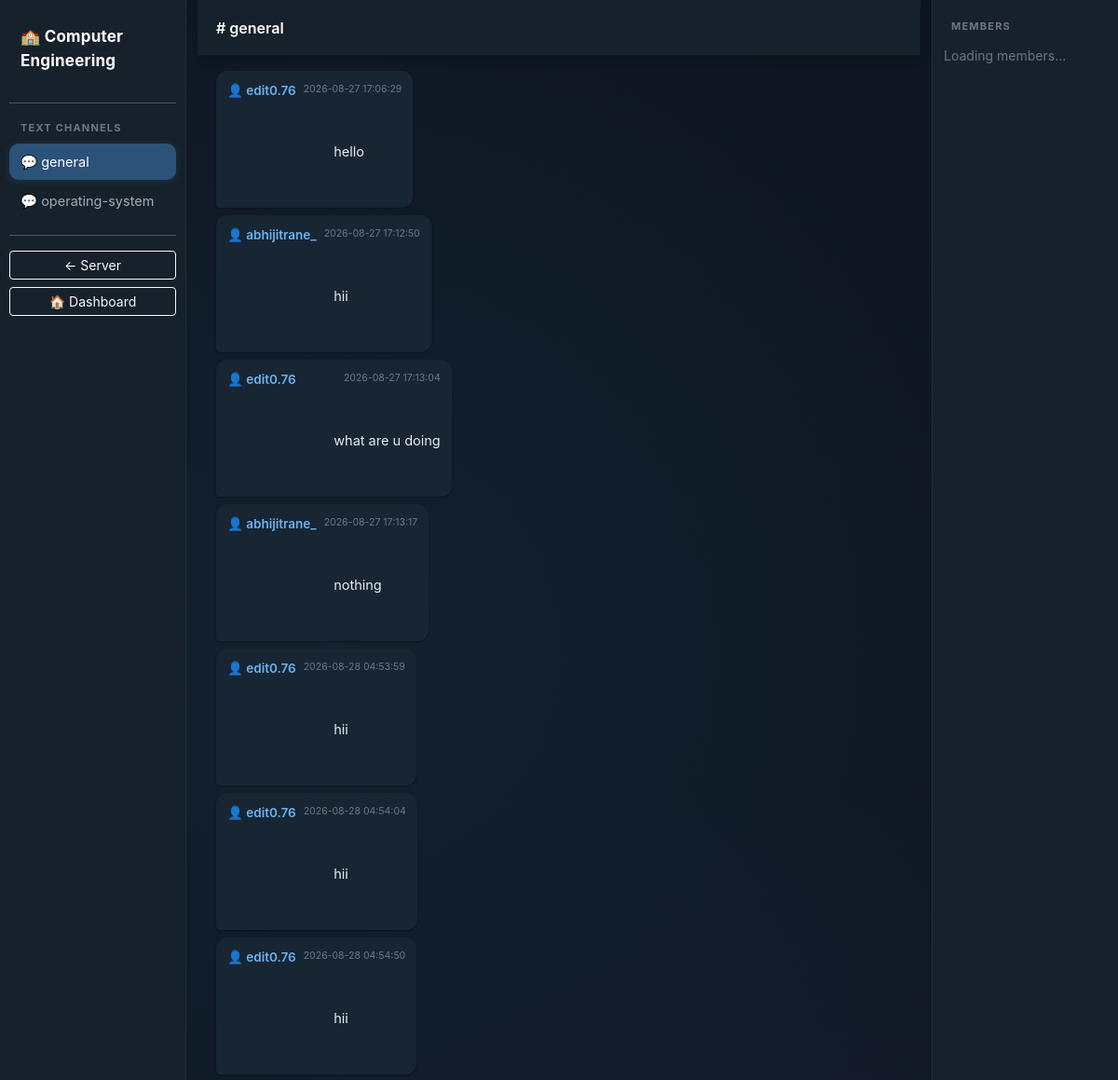
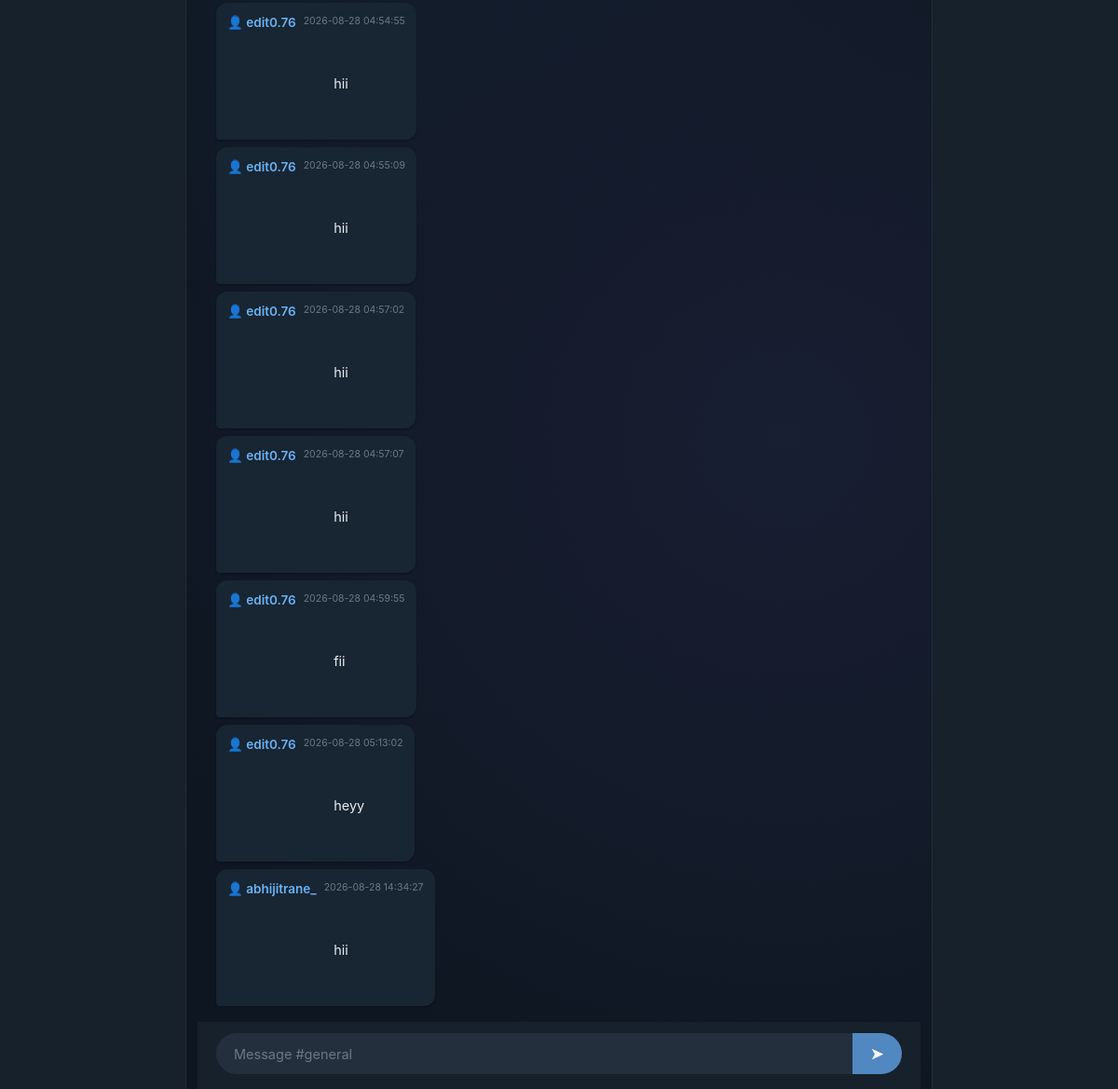
Screenshot of /server/1/channel/1 (signed in) with the database file from the repository (2 pictures, top to bottom).
### app.py (models this page shows)
class Server(db.Model):
    __tablename__ = "server"
    id = db.Column(
        db.Integer,
        primary_key=True
    )
    name = db.Column(
        db.String(100),
        nullable=False
    )
    description = db.Column(
        db.String(255)
    )
    owner_id = db.Column(
        db.Integer,
        db.ForeignKey("student.id"),
        nullable=False
    )
    invite_code = db.Column(
        db.String(20),
        unique=True,
        nullable=False
    )
    channels = db.relationship(
        "Channel",
        backref="server",
        lazy=True,
        cascade="all, delete-orphan"
    )
    members = db.relationship(
        "Student",
        secondary=server_members,
        back_populates="joined_servers"
    )

class Channel(db.Model):
    __tablename__ = "channel"
    id = db.Column(
        db.Integer,
        primary_key=True
    )
    name = db.Column(
        db.String(100),
        nullable=False
    )
    server_id = db.Column(
        db.Integer,
        db.ForeignKey("server.id"),
        nullable=False
    )
    messages = db.relationship(
        "Message",
        backref="channel",
        lazy=True,
        cascade="all, delete-orphan"
    )

class Message(db.Model):
    __tablename__ = "message"
    id = db.Column(
        db.Integer,
        primary_key=True
    )
    content = db.Column(
        db.Text,
        nullable=False
    )
    created_at = db.Column(
        db.DateTime,
        server_default=db.func.now()
    )
    channel_id = db.Column(
        db.Integer,
        db.ForeignKey("channel.id"),
        nullable=False
    )
    sender_id = db.Column(
        db.Integer,
        db.ForeignKey("student.id"),
        nullable=False
    )

class Student(UserMixin, db.Model):
    __tablename__ = "student"
    id = db.Column(
        db.Integer,
        primary_key=True
    )
    username = db.Column(
        db.String(50),
        unique=True,
        nullable=False
    )
    email = db.Column(
        db.String(120),
        unique=True,
        nullable=False
    )
    password = db.Column(
        db.String(255),
        nullable=False
    )
    servers = db.relationship(
        "Server",
        backref="owner",
        lazy=True
    )
    messages = db.relationship(
        "Message",
        backref="sender",
        lazy=True
    )
    joined_servers = db.relationship(
        "Server",
        secondary=server_members,
        back_populates="members"
    )

### app.py (the view)
@app.route(
    "/server/<int:server_id>/channel/<int:channel_id>"
)
@login_required
def channel_page(
    server_id,
    channel_id
):
    server = db.session.get(
        Server,
        server_id
    )
    if not server:
        return "Server not found!", 404
    if current_user not in server.members:
        return redirect(
            url_for("home")
        )
    channel = db.session.get(
        Channel,
        channel_id
    )
    if not channel:
        return "Channel not found!", 404
    if channel.server_id != server.id:
        return "Channel does not belong to this server!", 403
    messages = Message.query.filter_by(
        channel_id=channel.id
    ).order_by(
        Message.created_at.asc()
    ).all()
    return render_template(
        "channel.html",
        server=server,
        channel=channel,
        messages=messages
    )

### app.py (called while the page is built)
@login_manager.user_loader
def load_user(user_id):
    try:
        return db.session.get(
            Student,
            int(user_id)
        )
    except (ValueError, TypeError):
        return None

### templates/channel.html (shortened to what this page needs)
<!DOCTYPE html>
<html lang="en">
<head>
    <link
        href="https://cdn.jsdelivr.net/npm/bootstrap@5.3.3/dist/css/bootstrap.min.css"
        rel="stylesheet">
</head>
<body
    data-channel-id="{{ channel.id }}"
    data-server-id="{{ server.id }}">
<div class="container-fluid app">
    <div class="row h-100">
        <div class="col-md-3 col-lg-2 sidebar">
            <div class="server-name">
                🏫 {{ server.name }}
            </div>
            <hr>
            <div class="category">
                TEXT CHANNELS
            </div>
            {% for ch in server.channels %}
                <a
                    href="{{ url_for(
                        'channel_page',
                        server_id=server.id,
                        channel_id=ch.id
                    ) }}"
                    class="channel-link
                    {% if ch.id == channel.id %}
                        active
                    {% endif %}">
                    💬 {{ ch.name }}
                </a>
            {% else %}
                <div class="text-secondary small px-2">
                    No channels available.
                </div>
            {% endfor %}
            <hr>
            <a
                href="{{ url_for(
                    'server_page',
                    server_id=server.id
                ) }}"
                class="btn btn-outline-light btn-sm w-100">
                ← Server
            </a>
            <a
                href="{{ url_for('home') }}"
                class="btn btn-outline-light btn-sm w-100 mt-2">
                🏠 Dashboard
            </a>
        </div>
        <div class="col-md-7 col-lg-8 chat-area">
            <div class="chat-header">
                <span class="channel-name">
                    # {{ channel.name }}
                </span>
            </div>
            <div
                class="messages"
                id="messages">
                {% for message in messages %}
                    <div class="message">
                        <div>
                            <span class="username">
                                👤 {{ message.sender.username }}
                            </span>
                            <span class="message-time">
                                {{ message.created_at }}
                            </span>
                        </div>
                        <div class="message-content">
                            {{ message.content }}
                        </div>
                    </div>
                {% endfor %}
            </div>
            <div class="message-area">
                <form id="messageForm">
                    <div class="input-group">
                        <input
                            type="text"
                            id="messageInput"
                            name="content"
                            class="form-control message-input"
                            placeholder="Message #{{ channel.name }}"
                            maxlength="2000"
                            autocomplete="off"
                            required>
<button
    type="submit"
    class="btn btn-primary send-button"
    title="Send message">
    ➤
</button>
                    </div>
                </form>
            </div>
        </div>
        <div class="col-md-2 col-lg-2 members-panel">
            <div class="members-title">
                MEMBERS
            </div>
            <div id="membersList">
                <div class="text-secondary small">
                    Loading members...
                </div>
            </div>
        </div>
    </div>
</div>
</body>
</html>

### templates/channel.html (style rules this page uses)
* { box-sizing: border-box; }
body { margin: 0; background: #0e1621; color: #f5f5f5; font-family: -apple-system, BlinkMacSystemFont, "Segoe UI", Roboto, Helvetica, Arial, sans-serif; overflow: hidden; -webkit-font-smoothing: antialiased; }
.app { height: 100vh; }
.sidebar { height: 100vh; background: #17212b; padding: 15px 10px; overflow-y: auto; border-right: 1px solid rgba(255, 255, 255, 0.05); }
.server-name { font-size: 17px; font-weight: 700; padding: 12px 12px 16px; letter-spacing: 0.2px; color: #ffffff; }
.category { color: #6c7883; font-size: 11px; font-weight: 700; letter-spacing: 1.2px; text-transform: uppercase; margin: 18px 12px 8px; }
.channel-link { display: block; color: #a2acb4; text-decoration: none; padding: 9px 12px; border-radius: 10px; margin-bottom: 3px; font-size: 14.5px; transition: background 0.18s ease, color 0.18s ease, transform 0.15s ease; }
.channel-link.active { background: #2b5278; color: #ffffff; box-shadow: 0 2px 8px rgba(43, 82, 120, 0.35); }
.chat-area { height: 100vh; display: flex; flex-direction: column; background: #0e1621; background-image: radial-gradient(circle at 20% 30%, rgba(43, 82, 120, 0.18), transparent 45%), radial-gradient(circle at 80% 70%, rgba(118, 106, 200, 0.10), transparent 45%); }
.chat-header { height: 60px; min-height: 60px; background: #17212b; border-bottom: 1px solid rgba(0, 0, 0, 0.3); display: flex; align-items: center; padding: 0 20px; box-shadow: 0 2px 10px rgba(0, 0, 0, 0.25); z-index: 2; animation: slideDown 0.35s ease both; }
.channel-name { font-size: 16px; font-weight: 600; color: #ffffff; }
.messages { flex: 1; overflow-y: auto; padding: 16px 20px; display: flex; flex-direction: column; gap: 8px; }
.message { padding: 8px 12px; margin: 0; border-radius: 12px 12px 12px 4px; background: #182533; max-width: 70%; align-self: flex-start; box-shadow: 0 1px 2px rgba(0, 0, 0, 0.35); animation: messageIn 0.25s ease both; transition: background 0.18s ease, transform 0.15s ease; }
.username { font-weight: 600; color: #6ab3f3; font-size: 13.5px; }
.message-time { color: #6c7883; font-size: 10.5px; margin-left: 8px; float: right; margin-top: 4px; }
.message-content { color: #e8ecef; margin-top: 2px; padding: 0; font-size: 14.5px; line-height: 1.45; white-space: pre-wrap; word-break: break-word; }
.message-area { padding: 12px 20px 16px; background: #17212b; border-top: 1px solid rgba(0, 0, 0, 0.3); }
.message-input { height: 44px; background: #242f3d; border: 1px solid transparent; color: #ffffff; border-radius: 22px 0 0 22px; padding: 10px 18px; font-size: 14.5px; transition: background 0.2s ease, border-color 0.2s ease, box-shadow 0.2s ease; }
.message-input::placeholder { color: #6c7883; }
.send-button { height: 44px; border-radius: 0 22px 22px 0; padding: 0 20px; background: #5288c1; border: none; color: #ffffff; font-weight: 600; cursor: pointer; transition: background 0.2s ease, transform 0.15s ease, box-shadow 0.2s ease; }
.members-panel { height: 100vh; background: #17212b; padding: 20px 12px; overflow-y: auto; border-left: 1px solid rgba(255, 255, 255, 0.05); }
.members-title { color: #6c7883; font-size: 11px; font-weight: 700; letter-spacing: 1.2px; text-transform: uppercase; margin-bottom: 12px; padding: 0 8px; }
.messages .message:nth-child(1) { animation-delay: 0.02s; }
.messages .message:nth-child(2) { animation-delay: 0.06s; }
.messages .message:nth-child(3) { animation-delay: 0.10s; }
.messages .message:nth-child(4) { animation-delay: 0.14s; }

### rows the page displays
Server: name "Computer Engineering"
Channel: name "general", content "Message #general"
Channel: name "operating-system"
Message: sender.username "edit0.76", created_at "2026-08-27 17:06:29", content "hello"
Message: sender.username "abhijitrane_", created_at "2026-08-27 17:12:50", content "hii"
Message: sender.username "edit0.76", created_at "2026-08-27 17:13:04", content "what are u doing"
Message: sender.username "abhijitrane_", created_at "2026-08-27 17:13:17", content "nothing"
Message: sender.username "edit0.76", created_at "2026-08-28 04:53:59", content "hii"
Message: sender.username "edit0.76", created_at "2026-08-28 04:54:04", content "hii"
Message: sender.username "edit0.76", created_at "2026-08-28 04:54:50", content "hii"
Message: sender.username "edit0.76", created_at "2026-08-28 04:54:55", content "hii"
Message: sender.username "edit0.76", created_at "2026-08-28 04:55:09", content "hii"
Message: sender.username "edit0.76", created_at "2026-08-28 04:57:02", content "hii"
Message: sender.username "edit0.76", created_at "2026-08-28 04:57:07", content "hii"
Message: sender.username "edit0.76", created_at "2026-08-28 04:59:55", content "fii"
Message: sender.username "edit0.76", created_at "2026-08-28 05:13:02", content "heyy"
Message: sender.username "abhijitrane_", created_at "2026-08-28 14:34:27", content "hii"
